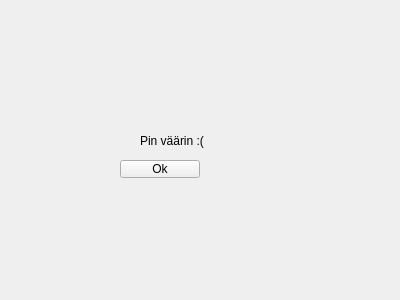
<?xml version="1.0" encoding="UTF-8"?>
<ui version="4.0">
 <class>pinv</class>
 <widget class="QWidget" name="pinv">
  <property name="geometry">
   <rect>
    <x>0</x>
    <y>0</y>
    <width>400</width>
    <height>300</height>
   </rect>
  </property>
  <property name="windowTitle">
   <string>Form</string>
  </property>
  <widget class="QPushButton" name="btnpin">
   <property name="geometry">
    <rect>
     <x>120</x>
     <y>160</y>
     <width>80</width>
     <height>18</height>
    </rect>
   </property>
   <property name="text">
    <string>Ok</string>
   </property>
  </widget>
  <widget class="QLabel" name="label">
   <property name="geometry">
    <rect>
     <x>140</x>
     <y>130</y>
     <width>81</width>
     <height>21</height>
    </rect>
   </property>
   <property name="text">
    <string>Pin väärin :(</string>
   </property>
  </widget>
 </widget>
 <resources/>
 <connections/>
</ui>
